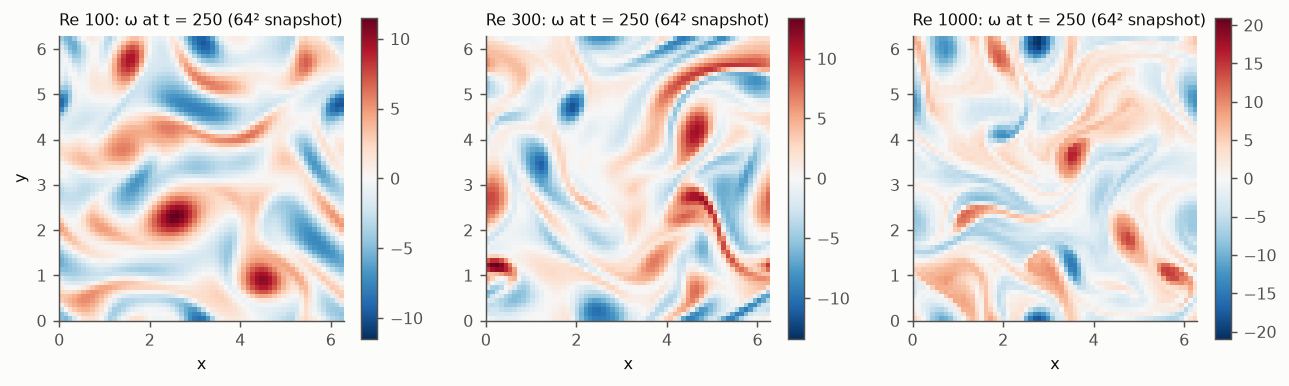
#> input picture experiments/stage1/figs/snapshots.png, 1289 x 386 px
$ python make_report_figs.py
#> lines starting #> are read from the running program, lines starting #| are printed output that depends on the picture
"""Illustrative figures for FINAL_REPORT.md's main text: concept, testbed, task, model and results at a glance.

usage: python docs/figs/make_report_figs.py   (writes fig_*.png beside it)
Flow images are cropped from experiments/stage1/figs/snapshots.png and experiments/e1/figs/e1_contours_n32.png;
the result panels read experiments/e1/results/analysis.json and experiments/e5/results/analysis.json.
"""
import json
import os

import matplotlib
import numpy as np
from PIL import Image

matplotlib.use("Agg")
import matplotlib.pyplot as plt  # noqa: E402
from matplotlib.patches import FancyArrowPatch, FancyBboxPatch  # noqa: E402

HERE = os.path.dirname(os.path.abspath(__file__))
ROOT = os.path.join(HERE, "..", "..")
INK, INK2, GRID, CARD = "#1f2a36", "#5d6d7e", "#e6e5e1", "#eef2f7"
BLUE, ORANGE, GREY = "#2a78d6", "#eb6834", "#b8c2cc"
plt.rcParams.update({"font.family": "DejaVu Sans", "font.size": 10, "text.color": INK})


def crop(path, box, size):
#> called with path = 'experiments/stage1/figs/snapshots.png', box = (63, 38, 343, 318), size = 400
    return np.asarray(Image.open(os.path.join(ROOT, path)).convert("RGB").crop(box).resize((size, size), Image.LANCZOS))


SNAP = "experiments/stage1/figs/snapshots.png"  # Re 100 / 300 / 1000 vorticity at t = 250, 64² snapshots
snaps = [crop(SNAP, (x, 38, x + 280, 318), 400) for x in (63, 490, 917)]
#> call 3 of crop, with path = 'experiments/stage1/figs/snapshots.png', box = (917, 38, 1197, 318), size = 400
#> in crop (call 3), `return np.asarray(Image.open(os.path.join(ROOT, path)).convert("RGB")...`:
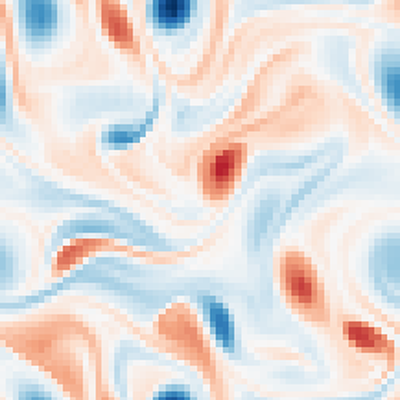
#> returned value: shape (400, 400, 3); mean of channels 0, 1, 2 228.9, 222.3, 220; drawn as R, G, B
#> snaps = 3 items
CONT = "experiments/e1/figs/e1_contours_n32.png"  # rows: truth, zero-shot, fine-tuned, scratch; column 1 = step 1
truth, ft, scratch = (crop(CONT, (116, y0 + 26, 116 + y1 - y0 - 30, y1 - 4), 400)
                      for y0, y1 in ((80, 321), (380, 622), (980, 1223)))
#> call 4 of crop, with path = 'experiments/e1/figs/e1_contours_n32.png', box = (116, 106, 327, 317), size = 400
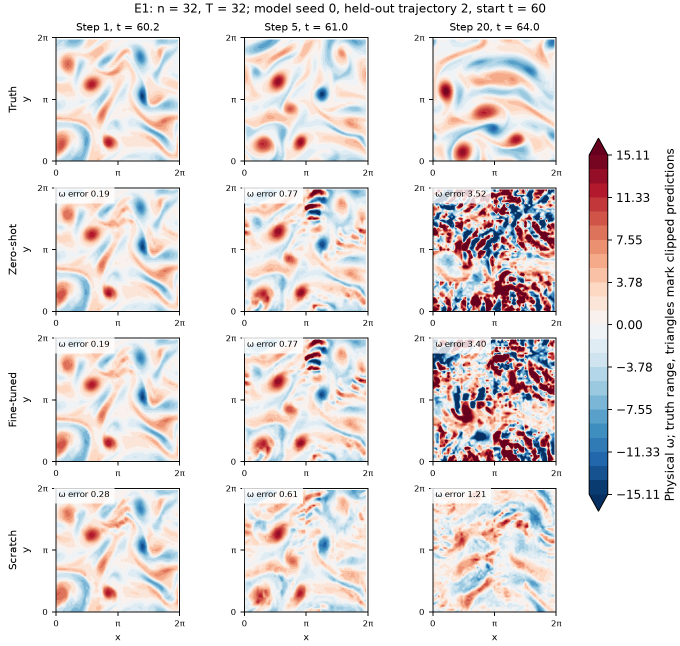
#> input picture experiments/e1/figs/e1_contours_n32.png, 1360 x 1292 px (shown at 1/2 size)
#> in crop (call 6), `return np.asarray(Image.open(os.path.join(ROOT, path)).convert("RGB")...`:
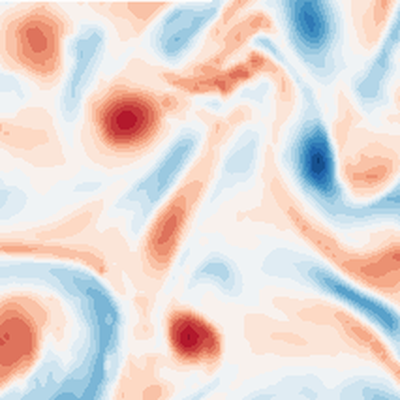
#> returned value: shape (400, 400, 3); mean of channels 0, 1, 2 229.1, 217, 212.8; drawn as R, G, B


def box(ax, x, y, w, h, text, fill=CARD, color=INK, size=10, bold=False):
    ax.add_patch(FancyBboxPatch((x, y), w, h, boxstyle="round,pad=0.02,rounding_size=0.06", fc=fill, ec="none"))
    ax.text(x + w / 2, y + h / 2, text, ha="center", va="center", color=color, fontsize=size,
            fontweight="bold" if bold else "normal", wrap=True)


def arrow(ax, x0, y0, x1, y1, color=INK2):
    ax.add_patch(FancyArrowPatch((x0, y0), (x1, y1), arrowstyle="-|>", mutation_scale=14, color=color, lw=1.6))


def save(fig, name):
#> called with name = 'fig_concept.png'
    fig.savefig(os.path.join(HERE, name), dpi=170, facecolor="white", bbox_inches="tight")
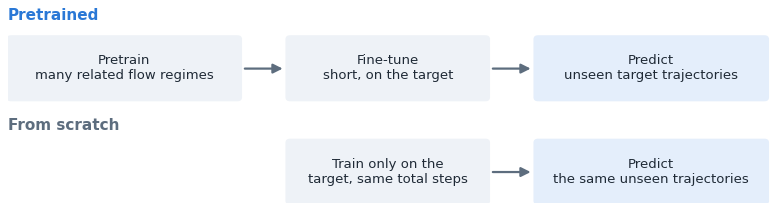
#> figure drawn by matplotlib, 1 panel
    plt.close(fig)


# 1. pretraining vs scratch
fig, ax = plt.subplots(figsize=(10, 2.6))
ax.set_xlim(0, 10)
ax.set_ylim(0, 3)
ax.axis("off")
ax.text(0, 2.75, "Pretrained", color=BLUE, fontweight="bold", fontsize=11)
box(ax, 0, 1.55, 3.0, 0.95, "Pretrain\nmany related flow regimes", size=9.5)
box(ax, 3.6, 1.55, 2.6, 0.95, "Fine-tune\nshort, on the target", size=9.5)
box(ax, 6.8, 1.55, 3.0, 0.95, "Predict\nunseen target trajectories", fill="#e4eefb", size=9.5)
arrow(ax, 3.02, 2.02, 3.58, 2.02)
arrow(ax, 6.22, 2.02, 6.78, 2.02)
ax.text(0, 1.1, "From scratch", color=INK2, fontweight="bold", fontsize=11)
box(ax, 3.6, 0.0, 2.6, 0.95, "Train only on the\ntarget, same total steps", size=9.5)
box(ax, 6.8, 0.0, 3.0, 0.95, "Predict\nthe same unseen trajectories", fill="#e4eefb", size=9.5)
arrow(ax, 6.22, 0.47, 6.78, 0.47)
save(fig, "fig_concept.png")

# 2. the testbed: forcing bands and three Reynolds numbers
fig = plt.figure(figsize=(9.6, 2.9))
gs = fig.add_gridspec(1, 4, width_ratios=[1, 1, 1, 1], wspace=0.12)
ax = fig.add_subplot(gs[0])
kf = 4
for j in range(2 * kf):
    y0 = j * np.pi / kf
    ax.axhspan(y0, y0 + np.pi / kf, color="#f6cdb0" if j % 2 == 0 else "#c4d8f2", lw=0)
    for x in (0.9, 2.5, 4.1, 5.7):
        dx = 0.9 if j % 2 == 0 else -0.9
        ax.annotate("", xy=(x + dx / 2, y0 + np.pi / (2 * kf)), xytext=(x - dx / 2, y0 + np.pi / (2 * kf)),
                    arrowprops=dict(arrowstyle="-|>", color=INK, lw=1.4))
ax.set(xlim=(0, 2 * np.pi), ylim=(0, 2 * np.pi), xticks=[], yticks=[], aspect="equal")
ax.set_title("forcing: bands pushed\nleft and right (k_f = 4)", fontsize=10)
for i, (img, lab) in enumerate(zip(snaps, ("Re 100: calmer", "Re 300: the target", "Re 1000: wilder"))):
    a = fig.add_subplot(gs[i + 1])
    a.imshow(img)
    a.set(xticks=[], yticks=[])
    a.set_title(f"vorticity, {lab}", fontsize=10, color=ORANGE if i == 1 else INK)
#> this loop made 3 passes
#> lab on passes 1 to 3: 'Re 100: calmer', 'Re 300: the target', 'Re 1000: wilder'
fig.text(0.62, 0.06, "red and blue: fluid spinning in opposite directions; white: little spin", ha="center",
         color=INK2, fontsize=9)
save(fig, "fig_testbed.png")
#> call 2 of save, with name = 'fig_testbed.png'
#> in save (call 2), `fig.savefig(os.path.join(HERE, name), dpi=170, facecolor="white", bbox..`:
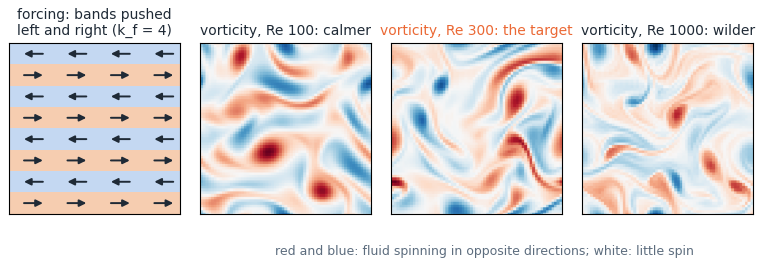
#> figure drawn by matplotlib, 4 panels

# 3. the task
fig, ax = plt.subplots(figsize=(9.0, 2.7))
ax.set_xlim(0, 10)
ax.set_ylim(-0.55, 2.4)
ax.axis("off")
for img, x, lab in ((snaps[1], 0.0, "X(t − Δt)"), (truth, 1.9, "X(t)")):
    ax.imshow(img, extent=(x, x + 1.7, 0.3, 2.0))
    ax.text(x + 0.85, 0.08, lab, ha="center", color=INK2)
#> this loop made 2 passes
#> (x, lab) on passes 1 to 2: (0, 'X(t − Δt)'), (1.9, 'X(t)')
arrow(ax, 3.7, 1.15, 4.3, 1.15)
box(ax, 4.35, 0.6, 1.9, 1.1, "model\n5.1 M\nparameters", fill=INK, color="white", bold=True, size=9)
arrow(ax, 6.3, 1.15, 6.9, 1.15)
ax.imshow(ft, extent=(7.0, 8.7, 0.3, 2.0))
ax.text(7.85, 0.08, "X̂(t + Δt)", ha="center", color=INK2)
ax.text(5.3, -0.35, "inputs: two snapshots Δt = 0.2 apart, 4 fields each (u, v, p, ω) on 64 × 64; "
        "output: the next snapshot.\nA rollout feeds each prediction back in as the newest input. (Illustrative snapshots.)",
        ha="center", color=INK2, fontsize=9)
save(fig, "fig_task.png")
#> call 3 of save, with name = 'fig_task.png'
#> in save (call 3), `fig.savefig(os.path.join(HERE, name), dpi=170, facecolor="white", bbox..`:
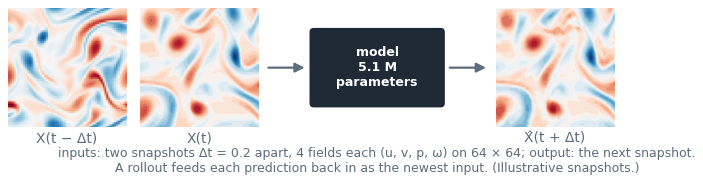
#> figure drawn by matplotlib, 1 panel

# 4. the model
fig, ax = plt.subplots(figsize=(12, 2.0))
ax.set_xlim(0, 10)
ax.set_ylim(0, 1.6)
ax.axis("off")
steps = [("two snapshots", "u, v, p, ω on 64²"), ("spectral levels", "5 bands per field"),
         ("patch embed", "4 × 4 patches\n→ 256 tokens"), ("Perceiver", "5 levels →\n3 latent levels"),
         ("Swin U-Net", "windowed attention,\n3 scales down and up"), ("decode", "next snapshot")]
w, gap = 1.45, 0.26
for i, (h, d) in enumerate(steps):
    x = i * (w + gap)
    box(ax, x, 0.2, w, 1.2, "", fill="#e4eefb" if i in (0, 5) else CARD)
    ax.text(x + w / 2, 1.08, h, ha="center", va="center", fontweight="bold", fontsize=9.5)
    ax.text(x + w / 2, 0.6, d, ha="center", va="center", color=INK2, fontsize=8.2)
    if i < len(steps) - 1:
        arrow(ax, x + w + 0.02, 0.8, x + w + gap - 0.02, 0.8)
save(fig, "fig_model.png")
#> call 4 of save, with name = 'fig_model.png'
#> in save (call 4), `fig.savefig(os.path.join(HERE, name), dpi=170, facecolor="white", bbox..`:
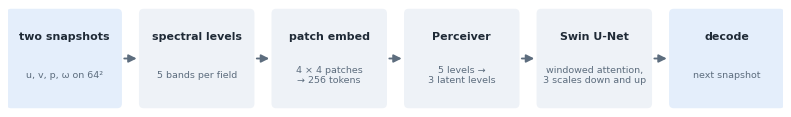
#> figure drawn by matplotlib, 1 panel

# 5. results at a glance
#> (the run stopped early here; a loop or call above may not have finished)
